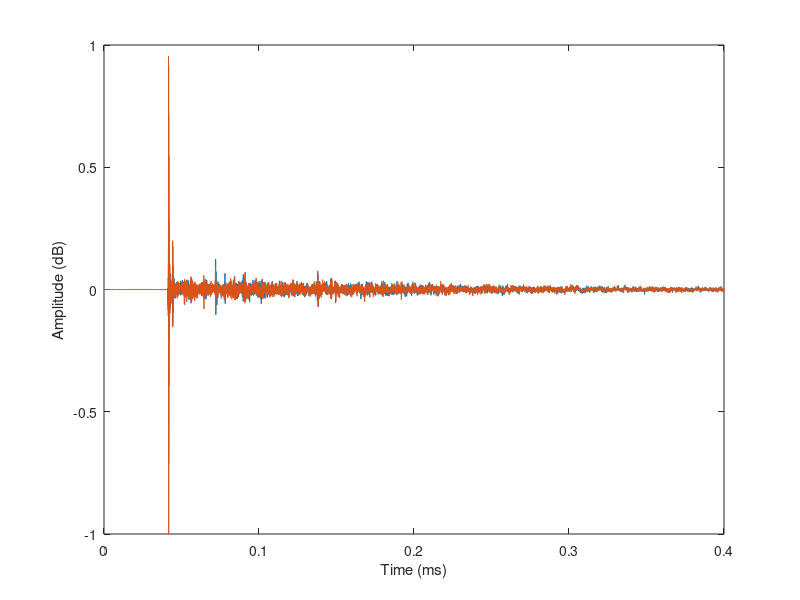

Here is the MATLAB script that generated this plot:
%Aufgabe 1 - Teil 1
%Fs = Sample rate = 48000

load('Tonhalle.mat');

%Rechnen
length = 400 * 10^-3;        %400 ms 

sampleNumber = int16(400*1000000*(1/48000));
sampleNumber = length * Fs;

y=HRIR(1:sampleNumber, 1:2);
t= (1:sampleNumber) * (1/Fs);

%mySmallArray = HRIR(1:sampleNumber,1:2);

%y = mySmallArray(1:end,1)*length*Fs; 
%t = (1/400)*Fs;
%t=(1:length(y))'/Fs;

%Zeichnen
plot(t,y);

%Beschriften:
xlabel('Time (ms)'); 
ylabel('Amplitude (dB)');